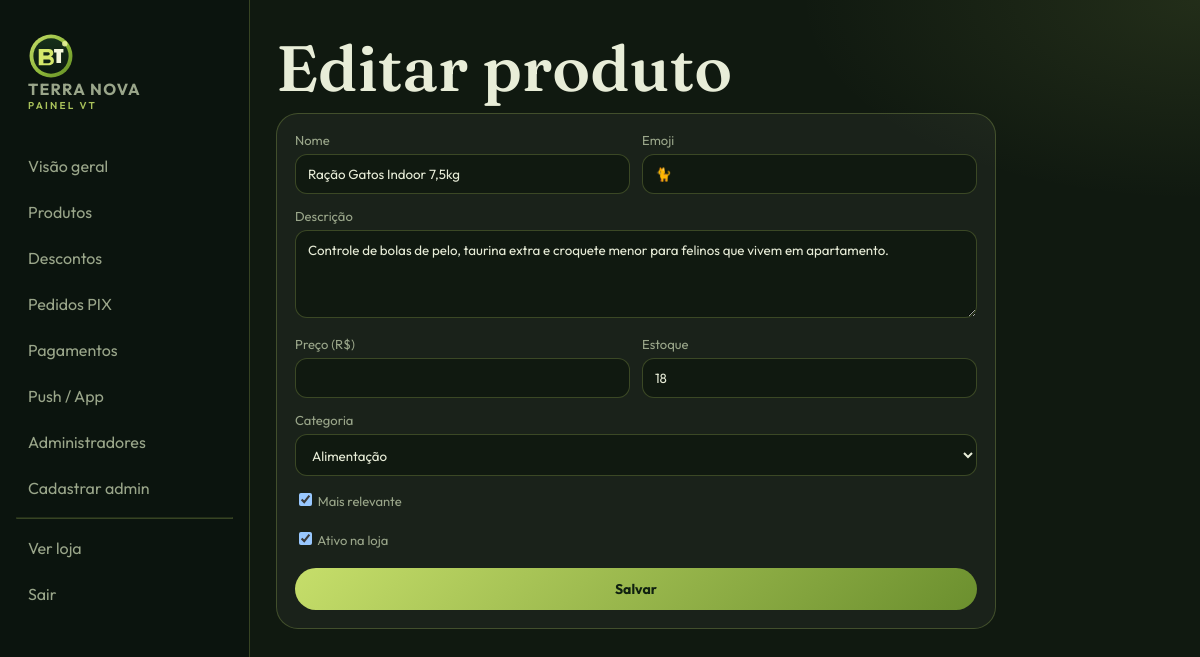
Screenshot of /painel/produtos/2/editar/ (signed in) with the database file from the repository.
### store/models.py (models this page shows, shortened)
class Product(models.Model):
    category = models.ForeignKey(Category, on_delete=models.PROTECT, related_name='products')
    name = models.CharField('Nome', max_length=160)
    slug = models.SlugField(unique=True, blank=True)
    description = models.TextField('Descrição')
    price = models.DecimalField('Preço', max_digits=10, decimal_places=2)
    stock = models.PositiveIntegerField('Estoque', default=0)
    featured = models.BooleanField('Mais relevante', default=False)
    active = models.BooleanField('Ativo', default=True)
    emoji = models.CharField('Emoji', max_length=8, default='🦴')
    accent = models.CharField('Cor de destaque', max_length=16, default='#A8C15A')
    created_at = models.DateTimeField(auto_now_add=True)
    class Meta:
        verbose_name = 'Produto'
        verbose_name_plural = 'Produtos'
        ordering = ['-featured', 'name']

class Category(models.Model):
    name = models.CharField('Nome', max_length=80)
    slug = models.SlugField(unique=True, blank=True)
    icon = models.CharField('Ícone', max_length=8, default='🐾')
    class Meta:
        verbose_name = 'Categoria'
        verbose_name_plural = 'Categorias'
        ordering = ['name']

### store/views.py (the view, shortened to what this page needs)
# urls.py: path('painel/produtos/<int:pk>/editar/', views.painel_produto_form, name='painel_produto_editar'),
@login_required
@user_passes_test(staff_required)
def painel_produto_form(request, pk=None):
    product = get_object_or_404(Product, pk=pk) if pk else None
    categories = Category.objects.all()
    return render(request, 'painel/produto_form.html', {
        'product': product,
        'categories': categories,
    })

### store/cart.py (called while the page is built)
def _secret() -> bytes:
    return settings.SECRET_KEY.encode()

def new_token() -> str:
    raw = f'{time.time_ns()}'
    return hmac.new(_secret(), raw.encode(), hashlib.sha256).hexdigest()

def ensure_token(session) -> str:
    token = session.get(TOKEN_KEY)
    if not token:
        token = new_token()
        session[TOKEN_KEY] = token
        session.modified = True
    return token

def get_items(session) -> dict:
    return session.get(CART_KEY, {})

def count(session) -> int:
    return sum(int(q) for q in get_items(session).values())

### store/context_processors.py (called while the page is built)
def cart_context(request):
    items_map = cart.get_items(request.session)
    qty = cart.count(request.session)
    return {
        'cart_count': qty,
        'cart_has_items': qty > 0,
        'cart_ids': list(items_map.keys()),
    }

def brand_context(request):
    number = ''.join(ch for ch in str(getattr(settings, 'CLINIC_WHATSAPP', '5511999999999')) if ch.isdigit()) or '5511999999999'
    msg = quote('Ola TERRA NOVA, vim pelo app.')
    return {
        'clinic_name': getattr(settings, 'CLINIC_NAME', 'TERRA NOVA'),
        'clinic_pix_key': getattr(settings, 'CLINIC_PIX_KEY', ''),
        'clinic_whatsapp': number,
        'whatsapp_url': f'https://wa.me/{number}?text={msg}',
        'meta_description': 'Clínica e farmácia veterinária TERRA NOVA. Produtos, app PWA, carrinho seguro e PIX.',
    }

def push_context(request):
    from . import webpush
    return {'vapid_public_key': webpush.public_key()}

### store/views.py (called while the page is built)
def staff_required(user):
    return user.is_authenticated and user.is_staff

### store/webpush.py (called while the page is built)
def load_vapid():
    env_pub = os.environ.get('VAPID_PUBLIC_KEY', '').strip()
    env_pem = os.environ.get('VAPID_PRIVATE_PEM', '').strip()
    if env_pub and env_pem:
        return env_pub, env_pem.replace('\\n', '\n')
    path = Path(settings.BASE_DIR) / 'terranova' / 'vapid.json'
    if path.exists():
        data = json.loads(path.read_text())
        return data['public_key'], data['private_pem']
    return '', ''

def public_key() -> str:
    return load_vapid()[0]

### templates/painel/produto_form.html (shortened to what this page needs)
{% extends 'painel/base_painel.html' %}
{% block painel %}
<h1>{% if product %}Editar{% else %}Novo{% endif %} produto</h1>
<form method="post" class="card form-grid" style="max-width:720px">
  <div class="row-2">
    <div><label>Nome</label><input name="name" required value="{{ product.name|default:'' }}"></div>
    <div><label>Emoji</label><input name="emoji" value="{{ product.emoji|default:'🦴' }}"></div>
  </div>
  <div><label>Descrição</label><textarea name="description" rows="4" required>{{ product.description|default:'' }}</textarea></div>
  <div class="row-2">
    <div><label>Preço (R$)</label><input name="price" type="number" step="0.01" value="{{ product.price|default:'0' }}"></div>
    <div><label>Estoque</label><input name="stock" type="number" value="{{ product.stock|default:'0' }}"></div>
  </div>
  <div><label>Categoria</label>
    <select name="category">
      {% for c in categories %}
        <option value="{{ c.id }}" {% if product.category_id == c.id %}selected{% endif %}>{{ c.name }}</option>
      {% endfor %}
    </select>
  </div>
  <label><input type="checkbox" name="featured" {% if product.featured %}checked{% endif %} style="width:auto"> Mais relevante</label>
  <label><input type="checkbox" name="active" {% if product.active or not product %}checked{% endif %} style="width:auto"> Ativo na loja</label>
  <button class="btn btn-cana" type="submit">Salvar</button>
</form>
{% endblock %}

### static/css/style.css (style rules this page uses)
:root { --cana: #A8C15A; --cana-2: #C6DE6A; --cana-dark: #6B8F2E; --forest: #0E1711; --moss: #16241A; --leaf: #1E3324; --cream: #F3F0E2; --sand: #E7E1C8; --gold: #C4A35A; --ink: #E8EDD8; --muted: #9AA68A; --danger: #E26A5A; --ok: #7DCF7A; --card: rgba(255,255,255,.045); --stroke: rgba(168,193,90,.28); --shadow: 0 20px 50px rgba(0,0,0,.35); --radius: 22px; --font: "Outfit", system-ui, sans-serif; --serif: "Fraunces", Georgia, serif; }
* { box-sizing: border-box; }
html, body { margin: 0; padding: 0; }
body { font-family: var(--font); background: radial-gradient(1200px 600px at 10% -10%, rgba(168,193,90,.18), transparent 50%), radial-gradient(900px 500px at 110% 10%, rgba(196,163,90,.12), transparent 45%), var(--forest); color: var(--ink); min-height: 100vh; }
h1, h2, h3 { font-family: var(--serif); margin: 8px 0 12px; font-weight: 560; }
h1 { font-size: clamp(36px, 6vw, 64px); line-height: 1.05; }
.btn { border: 0; cursor: pointer; border-radius: 999px; padding: 12px 18px; font-weight: 700; font-family: var(--font); font-size: 14px; }
.btn-cana { background: linear-gradient(135deg, var(--cana-2), var(--cana-dark)); color: #102010; }
.card { background: var(--card); border: 1px solid var(--stroke); border-radius: var(--radius); padding: 18px; transition: transform .2s ease, border-color .2s; }
label { display: block; font-size: 13px; margin-bottom: 6px; color: var(--muted); }
input, textarea, select { width: 100%; background: #101910; border: 1px solid var(--stroke); color: var(--ink); border-radius: 12px; padding: 11px 12px; font-family: var(--font); }
.form-grid { display: grid; gap: 14px; }
.row-2 { display: grid; grid-template-columns: 1fr 1fr; gap: 12px; }

### rows the page displays
Product: name "Ração Gatos Indoor 7,5kg", emoji "🐈", description "Controle de bolas de pelo, taurina extra e croquete menor para felinos que vivem em apartamento.", stock "18", category "Alimentação", featured "☑", active "☑"
